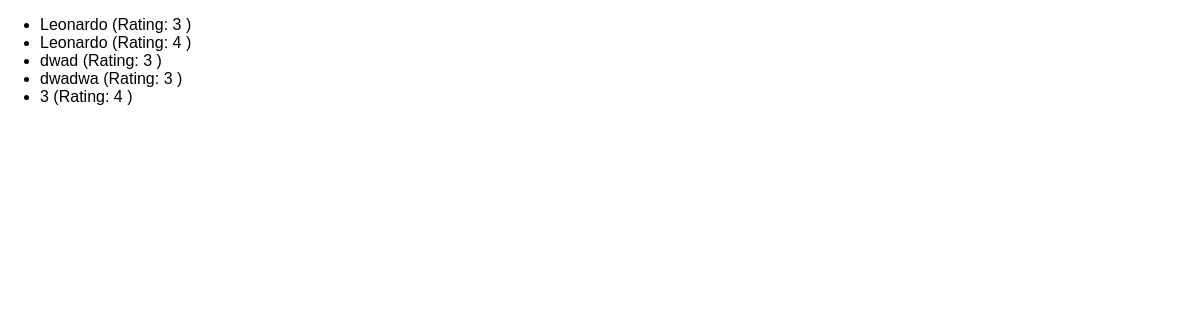
The app's page /reviews, older data.
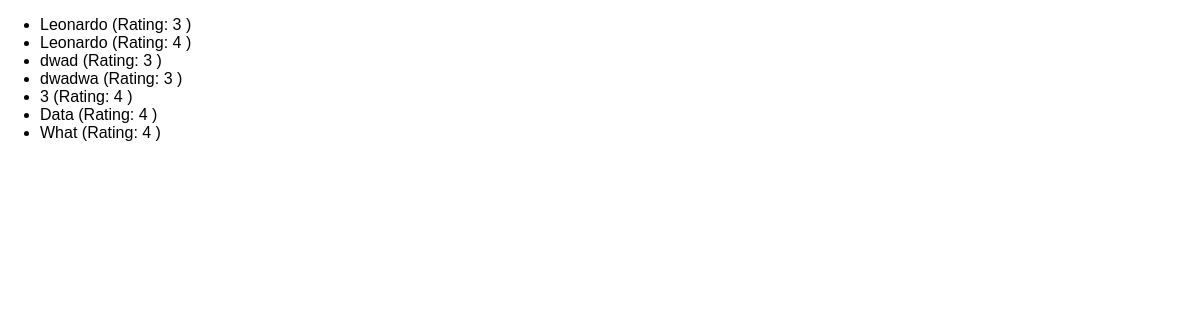
The same page, newer data.
### reviews/models.py (models this page shows)
class Review(models.Model):
    user_name = models.CharField(max_length=100)
    review_text = models.TextField()
    rating = models.IntegerField()

### reviews/views.py (the view)
# urls.py: path("reviews", views.ReviewsListView.as_view()),
class ReviewsListView(ListView):
    template_name = "reviews/review_list.html"
    model = Review
    context_object_name = "reviews"

### reviews/templates/reviews/review_list.html (shortened to what this page needs)
{% extends "reviews/base.html" %}
{% block content %}
    <ul>
        {% for review in reviews %}
            <li>{{ review.user_name }} (Rating: {{review.rating }} ) </li>
        {% endfor %}
    </ul>
{% endblock %}

Row changes from the older to the newer data that the page shows:
added Review: user_name "Data", rating "4"
added Review: user_name "What", rating "4"
